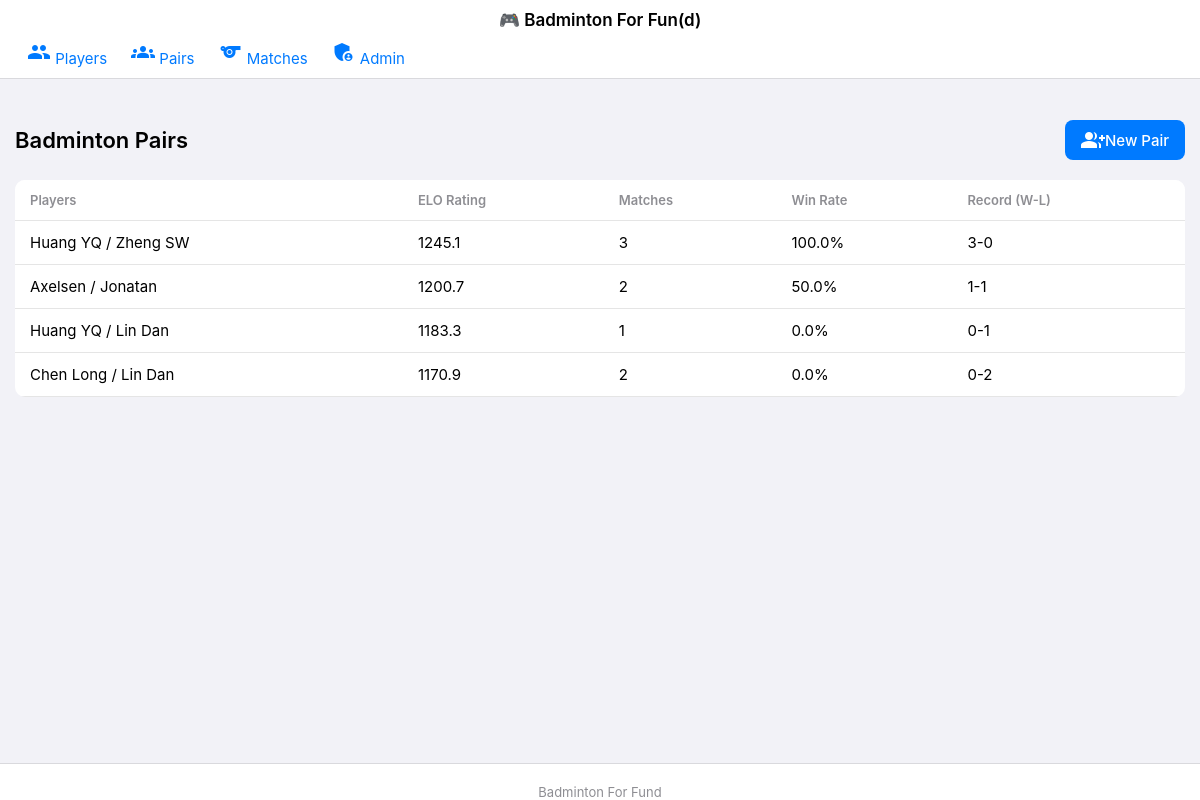
/pairs, run on an earlier commit of the app's database.
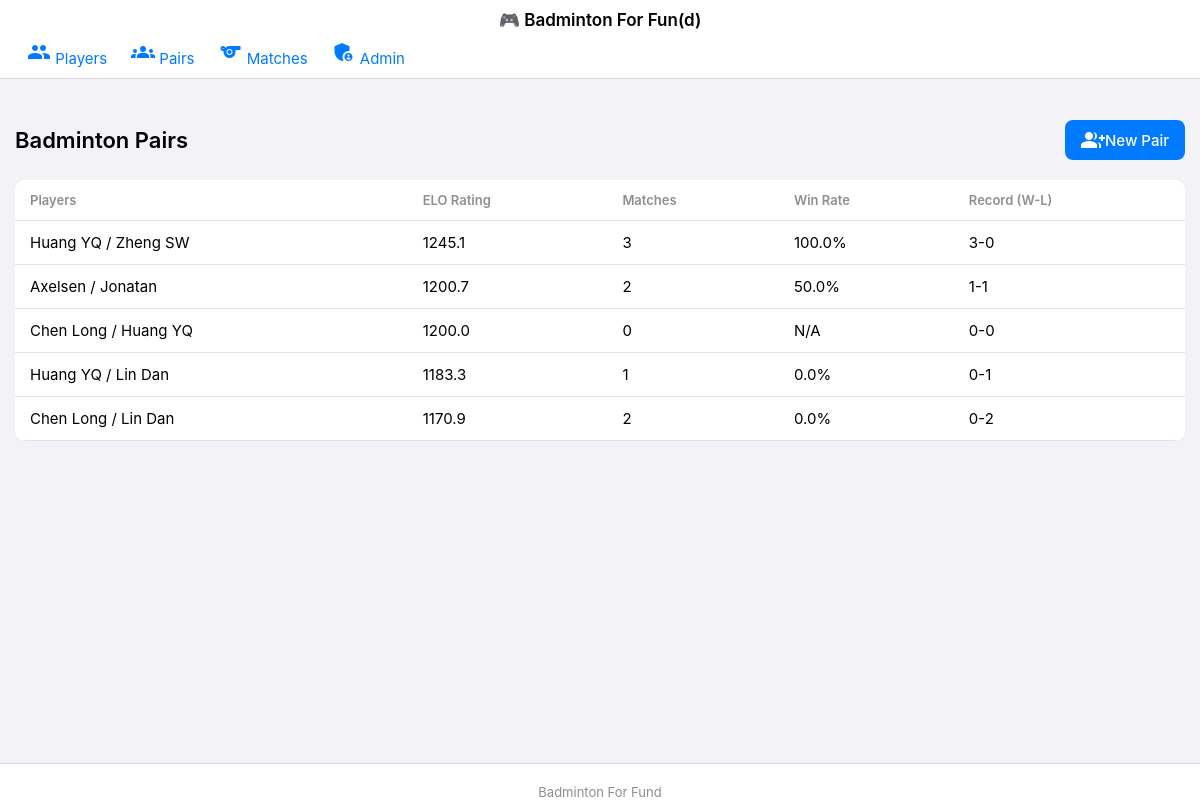
And on a later commit of the database.
### app.py (models this page shows, shortened)
class Pair(db.Model):
    id = db.Column(db.Integer, primary_key=True)
    player1_id = db.Column(db.Integer, db.ForeignKey('player.id'), nullable=False)
    player2_id = db.Column(db.Integer, db.ForeignKey('player.id'), nullable=False)
    created_date = db.Column(db.DateTime, default=datetime.utcnow)
    elo_rating = db.Column(db.Float, default=1200.0)
    player1 = db.relationship('Player', foreign_keys=[player1_id])
    player2 = db.relationship('Player', foreign_keys=[player2_id])
    __table_args__ = (
        db.UniqueConstraint('player1_id', 'player2_id', name='unique_pair'),
    )

class Player(db.Model):
    id = db.Column(db.Integer, primary_key=True)
    name = db.Column(db.String(80), nullable=False, unique=True)
    sex = db.Column(db.Enum(Sex), nullable=False, default=Sex.U)
    join_date = db.Column(db.DateTime, default=datetime.utcnow)
    is_active = db.Column(db.Boolean, default=True)
    elo_rating = db.Column(db.Float, default=1200.0)

### app.py (the view)
@app.route('/pairs')
def pairs():
    try:
        pairs = Pair.query.all()
        for pair in pairs:
            wins = DoubleMatch.query.filter(
                DoubleMatch.winner_pair_id == pair.id
            ).count()
            total_matches = DoubleMatch.query.filter(
                (DoubleMatch.team1_pair_id == pair.id) |
                (DoubleMatch.team2_pair_id == pair.id)
            ).count()
            pair.wins = wins
            pair.losses = total_matches - wins
            pair.total_matches = total_matches
            pair.win_rate = (wins / total_matches * 100) if total_matches > 0 else -1
        pairs = sorted(pairs,
                      key=lambda x: (x.elo_rating,  # 首先按ELO排序
                                   x.win_rate if x.win_rate >= 0 else float('-inf'),
                                   -x.total_matches),
                      reverse=True)
        template = 'ios/pairs.html' if is_ios() else 'pairs.html'
        return render_template(template, pairs=pairs)
    except Exception as e:
        flash(f"Error loading pairs: {str(e)}")
        template = 'ios/pairs.html' if is_ios() else 'pairs.html'
        return render_template(template, pairs=[])

### app.py (called while the page is built)
def is_ios():
    user_agent = request.headers.get('User-Agent', '').lower()
    return any(device in user_agent for device in ['iphone', 'ipad'])

@app.context_processor
def utility_processor():
    return dict(is_ios=is_ios)

### templates/pairs.html (shortened to what this page needs)
{% extends "base.html" %}
{% block content %}
<div class="header">
    <h1>Badminton Pairs</h1>
    <a href="{{ url_for('add_pair') }}" class="btn-add">
        <span class="material-icons">group_add</span>
        New Pair
    </a>
</div>
{% if pairs %}
    <div class="table-container">
        <table class="table">
            <thead>
                <tr>
                    <th>Players</th>
                    <th>ELO Rating</th>
                    <th>Matches</th>
                    <th>Win Rate</th>
                    <th>Record (W-L)</th>
                </tr>
            </thead>
            <tbody>
                {% for pair in pairs %}
                <tr>
                    <td>{{ pair.player1.name }} / {{ pair.player2.name }}</td>
                    <td>{{ "%.1f"|format(pair.elo_rating) }}</td>
                    <td>{{ pair.total_matches }}</td>
                    <td>
                        {% if pair.win_rate >= 0 %}
                            {{ "%.1f"|format(pair.win_rate) }}%
                        {% else %}
                            N/A
                        {% endif %}
                    </td>
                    <td>{{ pair.wins }}-{{ pair.losses }}</td>
                </tr>
                {% endfor %}
            </tbody>
        </table>
    </div>
{% endif %}
{% endblock %}

What changed in the data, as far as the page shows it:
added Pair: player1.name "Chen Long", player2.name "Huang YQ", elo_rating "1200.0", total_matches "0", shows "N/A", wins "0", losses "0"
